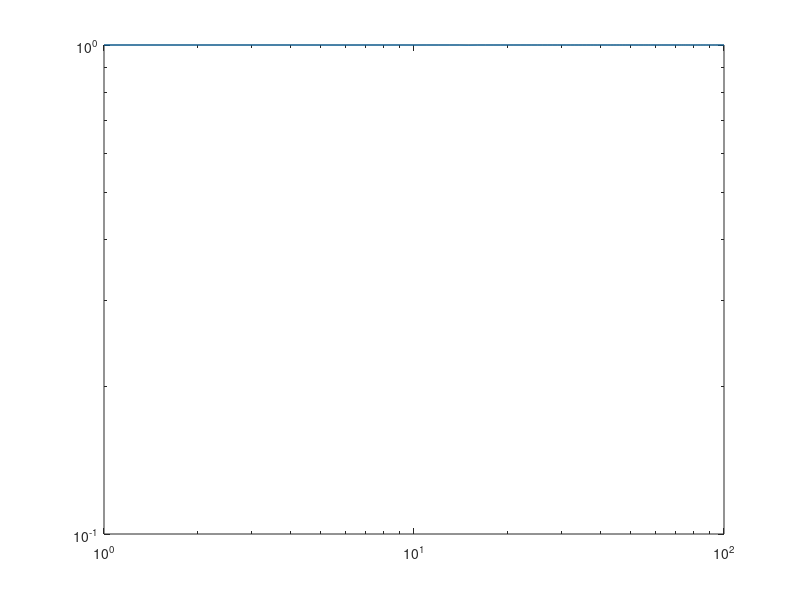

Source code (MATLAB):
function germanTank()
%     #######################################
%     # Finally, let's call the script
%     #######################################
%     if __name__ == '__main__':
%         # Notice that we also might use other values for the parameters `N_min,
%         # N_max, b_min, b_max`.  up to `N_max = 100_000_000` and
%         # `b_max = 100_000_000`. We just set the limit at 100_000 for now to make
%         # the code run fast.
clc;
T = 100 ;
N_min = 100 ; N_max = 100000;
b_min = 100; b_max = 100000;
[n,b_predict,score]= run_problem_instances(@another_silly_that_goes_through_all_data, T,...
    N_min, N_max, b_min, b_max);
% [n,b_predict,score]= run_problem_instances(@my_silly_f, T,...
%     N_min, N_max, b_min, b_max);

fprintf('\n[n= %d b_predict=%d score=%f]\n',n,b_predict,score)
%         #    run_problem_instances(my_silly_f, T,
%         #                           N_min, N_max, b_min, b_max)
end

function seq = random_sequence(b, N)
% seq = zeros(N,1);
% for iloop=1:N
%     seq(iloop) = randi(b,1); %  b inclusive
% end
% seq = randi([1,b],N-1,1);
seq = unidrnd(b,N,1);
end


function  l = hit(b_predict, b_true, deviation)
%     '''
%     Arguments:
%         b_predict: int, the predicted value of the upper bound b.
%         b_true: int, the true value of the upper bound b.
%         deviation: int, the allowed deviation
%     '''
is_hit = (b_predict>=b_true - deviation ) &  (b_predict<= b_true + deviation) ;
if is_hit
    l = 1;
else
    l = 0;
end
end


function [n,b_predict,score] = run_problem_instances(f, T, N_min, N_max, b_min, b_max)
%     '''
%     f: Our function that takes in `sequence, N, m`
%         sequence: a generator function that yields (n, value) until `N`
%         N: The total amount of values we see if we never predict early.
%         m: The allowed deviation
%     T: int, the number of trials.
%     N_min, N_max: lower and upper bounds for `N`
%     b_min, bmax: lower and upper bounds for `b`.
%     '''
% fprintf(f,'Running {T} trials.')
tot_penalty = 0 ;
for t = 1:T
    %     N = randi([N_min,N_max],1);
    N = unidrnd(N_max,1);
    %     b_true = randi([b_min,b_max],1);
    b_true = unidrnd(b_max,1);
    
    %  # we let `m` (the deviation) be anywhere between 1% and 25% of `N`. :)
    rn = ((0.25-0.01).*rand + 0.01);
    deviation = round(N*rn);
    
    
    seq = random_sequence(b_true, N);
    [b_predict,n,func_name] = f(seq, N, deviation, b_true);
    loss(t) = n/N + 1-hit(b_predict, b_true, deviation);
    tot_penalty = tot_penalty + loss(t);
    fprintf('N=%d,n=%d,var=%f,B_predict=%d,tot_penalty=%f,hit=%d\n',N, n, N^2/n^2,b_predict,tot_penalty, 1-hit(b_predict, b_true, deviation))
end
loglog(loss)
mean_penalty = tot_penalty / T;
score = 1 - mean_penalty;
fprintf([func_name ' Mean score {score:%.3f} on trials {T:%0.2f}. The higher the better :)\n'],score,T)
end


% #######################################
% # Define your function here. They should have the same arguments as
% # `my_silly_f`. Create new ones or just override this one.
% #######################################
function  my_silly_f(sequence, N, m,b_true)
% '''
% Arguments:
% sequence: a generator that yields (0, num0), ..., (N-1, numN-1)
%     N: the upper limit of the sequence
% m: the allowed deviation of `b_predict`.
% '''
% # naive implementation: We just go through 50% of the
% # dataset and return the maximum value, hoping that is a good estimate.
% # Notice that we need to return `(n, b_predict)`, not `b_predict` alone!
%
silly_counter = 0;
for i=1:length(sequence)
    b_predict = max(sequence(1:i));
    n = round(b_predict/(1-b_predict+ b_true));
    silly_counter = silly_counter+1;
    if silly_counter*50 >= N
        b_predict = round(b_predict * 1.50); %50% of total data
        break
    end
end
end

function  [b_predict,n,namestr] = another_silly_that_goes_through_all_data(sequence, N, m, b_true)
%         # since we go through all the data we are certain that we have the correct
%         # value: `b_predict == b_true`, but `n/N == N/N == 1`, so the total score
%         # will be 0 in this case.
st = dbstack;
namestr = st.name;
% [val,idx] = sort(sequence);
% b_predict = val(end);
% n = idx(end);
%b_predict = -inf;
% for i=1:length(sequence)
%     b_predict = max(b_predict, sequence(i));
% end


b_predict = max(sequence);
n = length(sequence)-1;

end